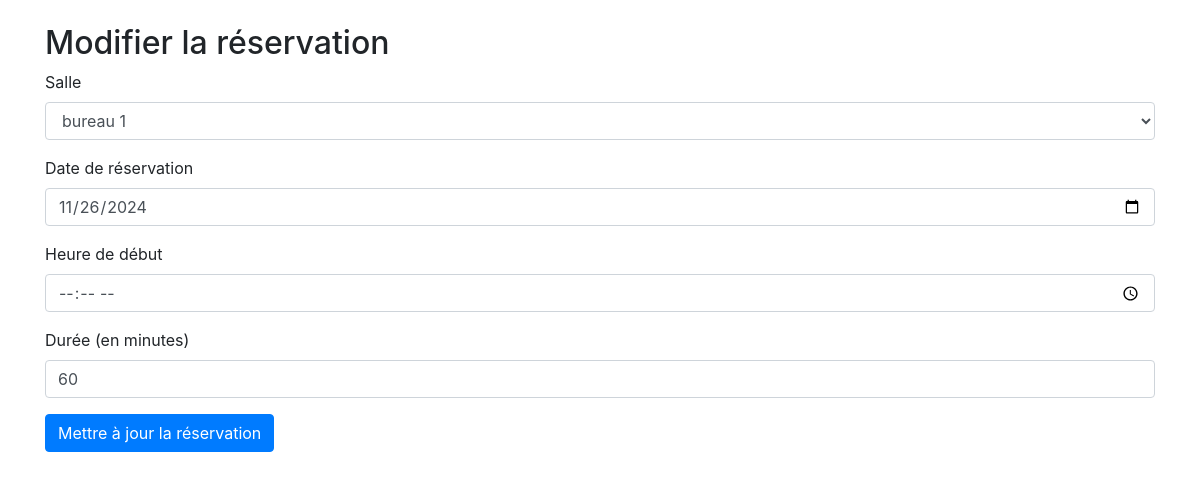
The page /app/edit_reservation.php?id=15 (signed in) on the database its author committed.
### tables this page shows
CREATE TABLE `reservation` (
  `date_reservation` date DEFAULT NULL,
  `duree` int(11) NOT NULL,
  `heure_fin` time DEFAULT NULL,
  `heure_debut` time(6) DEFAULT NULL,
  `num_employe` bigint(20) DEFAULT NULL,
  `num_reservation` bigint(20) NOT NULL,
  `num_salle` bigint(20) DEFAULT NULL
);

CREATE TABLE `salle` (
  `capacite` int(11) NOT NULL,
  `num_salle` bigint(20) NOT NULL,
  `type_salle` varchar(255) DEFAULT NULL
);

### app/edit_reservation.php (the view, shortened to what this page needs)
<?php
include 'connexion.php';
$conn = new mysqli($host, $username, $password, $dbname);
if (isset($_GET['id'])) {
    $reservation_id = $_GET['id'];
    $query = "SELECT * FROM reservation WHERE num_reservation = ?";
    $stmt = $conn->prepare($query);
    $stmt->bind_param("i", $reservation_id);
    $stmt->execute();
    $result = $stmt->get_result();
    $reservation = $result->fetch_assoc();
    $query_salles = "SELECT * FROM salle";
    $result_salles = $conn->query($query_salles);
    $salles = [];
    while ($salle = $result_salles->fetch_assoc()) {
        $salles[] = $salle;
    }
} else {
    echo "Aucune réservation sélectionnée.";
}
?>
<!DOCTYPE html>
<html lang="fr">
<head>
    <link href="https://stackpath.bootstrapcdn.com/bootstrap/4.5.2/css/bootstrap.min.css" rel="stylesheet">
</head>
<body>
    <div class="container mt-4">
        <h2>Modifier la réservation</h2>
        <form action="edit_reservation.php?id=<?php echo $reservation['num_reservation']; ?>" method="POST">
            <div class="form-group">
                <label for="num_salle">Salle</label>
                <select class="form-control" id="num_salle" name="num_salle">
                    <?php foreach ($salles as $salle): ?>
                        <option value="<?php echo $salle['num_salle']; ?>" <?php echo $salle['num_salle'] == $reservation['num_salle'] ? 'selected' : ''; ?>>
                            <?php echo $salle['type_salle']; ?>
                        </option>
                    <?php endforeach; ?>
                </select>
            </div>
            <div class="form-group">
                <label for="date_reservation">Date de réservation</label>
                <input type="date" class="form-control" id="date_reservation" name="date_reservation" value="<?php echo $reservation['date_reservation']; ?>" required>
            </div>
            <div class="form-group">
                <label for="heure_debut">Heure de début</label>
                <input type="time" class="form-control" id="heure_debut" name="heure_debut" value="<?php echo $reservation['heure_debut']; ?>" required>
            </div>
            <div class="form-group">
                <label for="duree">Durée (en minutes)</label>
                <input type="number" class="form-control" id="duree" name="duree" value="<?php echo $reservation['duree']; ?>" required>
            </div>
            <button type="submit" class="btn btn-primary">Mettre à jour la réservation</button>
        </form>
    </div>
</body>
</html>

### rows shown on the page
reservation: num_salle "bureau 1", date_reservation "11/26/2024", duree "60"
